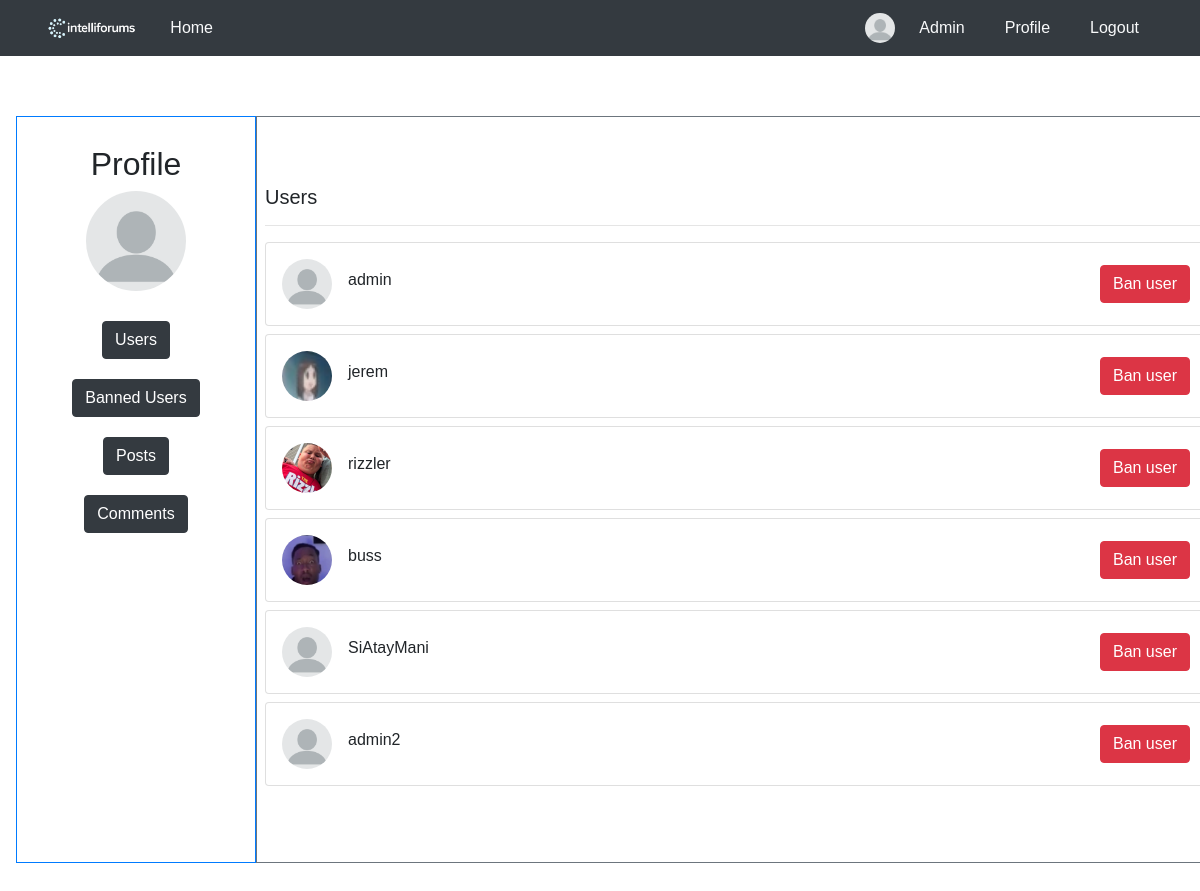
Page /adminpanel/ (signed in) on the committed database.
### blog/models.py (models this page shows, shortened)
class User(AbstractBaseUser, PermissionsMixin):
    username = models.CharField(max_length=100, unique=True)
    picture = models.ImageField(
        upload_to='profile/',
        default='profile/blank-profile-picture-973460_128012234212.png',
        blank=True,
    )
    is_active = models.BooleanField(default=True)
    is_staff = models.BooleanField(default=False)
    USERNAME_FIELD = 'username'
    objects = UserManager()

### blog/views.py (the view)
# urls.py: path('adminpanel/',views.render_adminpanel,name = "adminpanel"),
@csrf_protect
def render_adminpanel(request):
    if not request.user.is_staff:
        raise PermissionDenied
    users = User.objects.filter(is_active=True)
    banned_users = User.objects.filter(is_active=False)
    reported_posts = ReportPost.objects.all()
    reported_comments = ReportComment.objects.all()
    return render(request, 'Admin/admin.html', {
            'users' : users,
            'banned_users' : banned_users,
            'reported_posts' : reported_posts,
            'reported_comments' : reported_comments,
        })

### blog/templates/Admin/admin.html (shortened to what this page needs)
<!DOCTYPE html>
<html lang="en">
<head>
    {% load static %}
    <link rel="stylesheet" href="{% static 'blog/css/profile.css' %}">
</head>
<body>
    {% include 'header.html' %}
        <div class="container-fluid m-3">
            <div class="row d-flex">
                <div class="left-column p-2 border border-primary" style="flex: 0 0 20%; max-width: 20%;">
                    <div class="profile-container">
                        <h2>Profile</h2>
                        <img src="/media/{{ request.user.picture }}" alt="Profile Picture" class="profile-pic" style="height: 100px;">
                        <div>
                            <div style="display: inline;">
                                <button id="showUsers" class="btn btn-dark" style="margin: 10px;">Users</button>
                                <button id="showBannedUsers" class="btn btn-dark" style="margin: 10px;">Banned Users</button>
                                <button id="showPosts" class="btn btn-dark" style="margin: 10px;">Posts</button>
                                <button id="showComments" class="btn btn-dark" style="margin: 10px;">Comments</button>
                            </div>
                        </div>
                    </div>
                </div>
                <div class="col p-2 border border-secondary">
                    <div id="UsersDashboard" style="display: block;">
                        {% include 'Admin/admin_dashboard.html' %}
                    </div>
                </div>
            </div>
        </div>
</body>
</html>

### blog/templates/header.html (shortened to what this page needs)
<!DOCTYPE html>
<html lang="en">
<head>
    {% load static %}
    <link rel="stylesheet" href="https://cdn.jsdelivr.net/npm/bootstrap@4.1.3/dist/css/bootstrap.min.css">
    <link rel="stylesheet" href="https://cdnjs.cloudflare.com/ajax/libs/font-awesome/5.12.0-2/css/all.min.css" />
    <link rel="stylesheet" href="{% static 'blog/css/global.css' %}">
</head>
<body>
    <link rel="stylesheet" href="{% static 'blog/css/header.css' %}">
    <nav class="navbar navbar-dark bg-dark">
        <div class="container d-flex justify-content-between align-items-center">
            <div class="d-flex align-items-center">
                <img src="{% static 'images/logo.png' %}" alt="Logo" style="max-height:30px;">
                <a class="nav-link text-light ml-3" href="/">Home</a>
            </div>
            <div class="d-flex align-items-center">
            {% if current_user %}
                {% if current_user.is_authenticated %}
                    <img src="{{ current_user.picture.url }}" alt="Profile Picture" class="profile-img" style="height:30px;width:30px;border-radius:50%;">
                    {% if current_user.is_staff %}
                    <a class="nav-link text-light ml-2" href="/adminpanel/">Admin</a>
                    {% endif %}
                    <a class="nav-link text-light ml-2" href="/profile/{{current_user.id}}">Profile</a>
                    <a class="nav-link text-light ml-2" href="{% url 'logout' %}">Logout</a>
                {% else %}
                    <a class="nav-link text-light" href="/login/">Login</a>
                    <a class="nav-link text-light ml-2" href="/register/">Register</a>
                {% endif %}
            {% else %}
                {% if user.is_authenticated %}
                    <img src="{{ user.picture.url }}" alt="Profile Picture" class="profile-img" style="height:30px;width:30px;border-radius:50%;">
                    {% if user.is_staff %}
                    <a class="nav-link text-light ml-2" href="/adminpanel/">Admin</a>
                    {% endif %}
                    <a class="nav-link text-light ml-2" href="/profile/{{user.id}}">Profile</a>
                    <a class="nav-link text-light ml-2" href="{% url 'logout' %}">Logout</a>
                {% else %}
                    <a class="nav-link text-light" href="/login/">Login</a>
                    <a class="nav-link text-light ml-2" href="/register/">Register</a>
                {% endif %}
            {% endif %}
            </div>
        </div>
    </nav>
</body>
</html>

### blog/templates/Admin/admin_dashboard.html (shortened to what this page needs)
<div class="row">
    <div class="col-lg">
        <h5>Users</h5>
        <hr>
        {% for user in users %}
        <div class="card mb-2">
            <div class="card-body p-2 p-sm-3">
                <div class="media forum-item">
                    <a href="#" data-toggle="collapse" data-target=".forum-content"><img src="/media/{{ user.picture }}" class="mr-3 rounded-circle" width="50" alt="User" /></a>
                    <div class="media-body align-self-center">
                        <h6><a href="#" data-toggle="collapse" data-target=".forum-content" class="text-body">{{ user.username }}</a></h6>
                    </div>
                    <div class="text-muted small text-center align-self-center">
                        <form method="POST" action="{% url 'ban_user' user.id %}" onsubmit="return confirm('Are you sure you want to ban this user?')">
                            <button type="submit" class="btn btn-danger">Ban user</button>
                        </form>
                    </div>
                </div>
            </div>
        </div>
        {% endfor %}
    </div>
</div>

### blog/static/blog/css/profile.css (style rules this page uses)
.profile-container { max-width: 600px; margin: 0 auto; text-align: center; padding: 20px; }
.profile-pic { max-width: 300px; max-height: 300px; border-radius: 50%; margin-bottom: 20px; }
h2 { margin-bottom: 30px; }

### blog/static/blog/css/global.css (style rules this page uses)
* { font-family: Verdana, Geneva, Tahoma, sans-serif; }

### blog/static/blog/css/header.css (style rules this page uses)
.profile-img { max-width: 50px !important; max-height: 50px !important; border-radius: 50% !important; }

### blog/templates/Admin/admin.html (style rules this page uses)
.profile-container { max-width: 600px; margin: 0 auto; text-align: center; padding: 20px; }
.profile-pic { max-width: 300px; max-height: 300px; border-radius: 50%; margin-bottom: 20px; }
h2 { margin-bottom: 30px; }
.row { margin: 60px; }

### rows in the picture
User: picture (placeholder picture), user.picture (placeholder picture), username "admin"
User: picture (picture), username "jerem"
User: picture (picture), username "rizzler"
User: picture (picture), username "buss"
User: picture (placeholder picture), username "SiAtayMani"
User: picture (placeholder picture), username "admin2"
